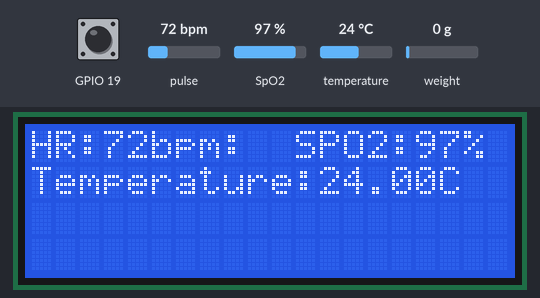
This sketch was run on a simulated ESP32. Parts: 20×4 character LCD. Inputs (shaded band) come from the test bench; at power-on: weight on the scale 0 g, temperature 24 °C, pulse 72 bpm, SpO2 97 %, GPIO 19 HIGH. WiFi joins after 1.5 s; servers stay silent unless stated; the local clock reads 2024-03-15 10:24:30 at power-on unless the sketch sets it; what the sketch prints to the serial monitor is not drawn.

Above: at 9.9 s.
10.0 s: weight on the scale set to 2 g
At 15.1 s:
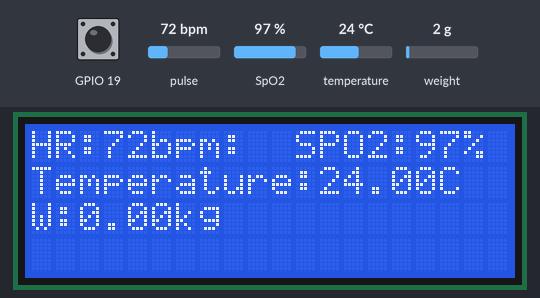
15.7 s: temperature set to 10.3 °C
At 19.8 s:
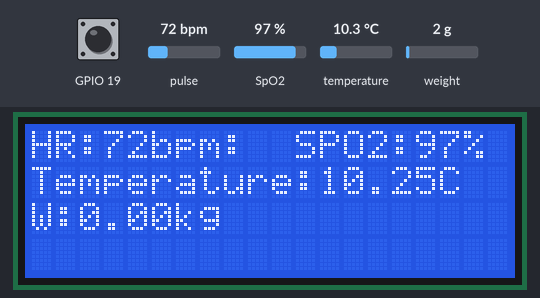
20.5 s: temperature set to 9.6 °C
At 29.1 s:
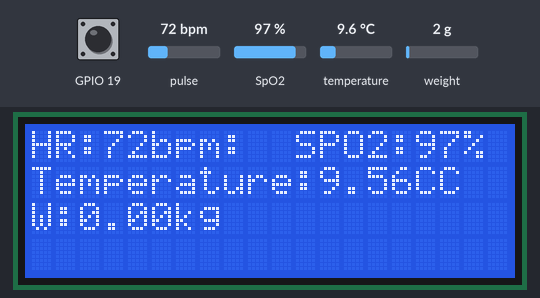
30.2 s: pulse set to 42 bpm
At 39.5 s:
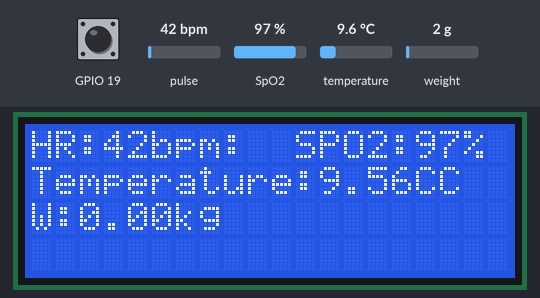
39.9 s: SpO2 set to 80 %
At 48.8 s:
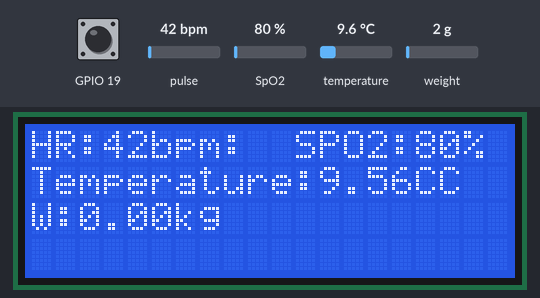
49.6 s: weight on the scale set to 100 g
At 54.5 s:
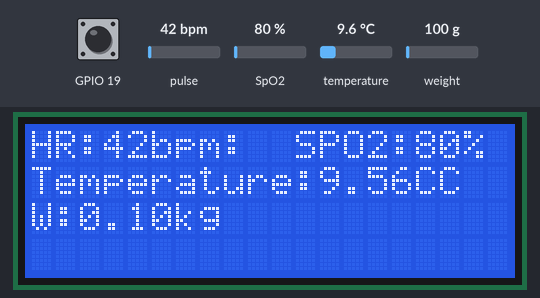
Timing chart, 0 to 55.6 s (numbered marks = the images above; inputs shaded):
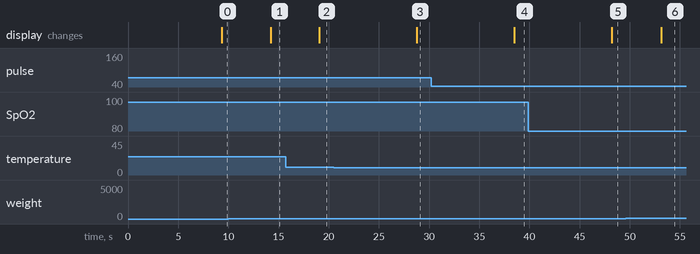

Measured:
- the behaviour switches between 0 and 1 g on weight on the scale (found by bisection; images 0 and 1)
- the behaviour switches between 10 and 9.9 °C on temperature (found by bisection; images 2 and 3)
- after the input at 10.0 s, the display: changes after 4.2 s (image 1)
- after the input at 15.7 s, the display: changes after 3.3 s (image 2)
- after the input at 20.5 s, the display: changes after 8.3 s (image 3)
- after the input at 30.2 s, the display: changes after 8.3 s (image 4)
- after the input at 39.9 s, the display: changes after 8.3 s (image 5)
- after the input at 49.6 s, the display: changes after 3.5 s (image 6)

The sketch:

IoT.ino
```cpp
#include <Arduino.h>
#include <WiFi.h>
#include <Firebase_ESP_Client.h>
#include "time.h"
// One wire and the Dallas Temperature Library
#include <OneWire.h>
#include <DallasTemperature.h>

// LoadCells and liquidCrystal display Library
#include <LiquidCrystal_I2C.h>
#include <HX711_ADC.h>
#if defined(ESP8266)|| defined(ESP32) || defined(AVR)
#include <EEPROM.h>
#endif

// set LCD address, number of columns and rows
LiquidCrystal_I2C lcd2(0x27, 20, 4);

//pins:
const int HX711_dout = 16; //mcu > HX711 dout pin
const int HX711_sck = 4; //mcu > HX711 sck pin

//HX711 constructor:
HX711_ADC LoadCell(HX711_dout, HX711_sck);

const int calVal_calVal_eepromAdress = 0;
unsigned long t = 0;

const int buttonPin = 18;
float weight_kg;
float height_m;
float m_height;
float bmi;

const int trigPin = 25;
const int echoPin = 32;

//define sound speed in cm/uS
#define SOUND_SPEED 0.034

long startTime, endTime, duration;

unsigned long previousMillis = 0;
const long interval = 1000; // 1 second interval

#include <DFRobot_MAX30102.h>

// Provide the token generation process info.
#include "addons/TokenHelper.h"
// Provide the RTDB payload printing info and other helper functions.
#include "addons/RTDBHelper.h"

// Insert your network credentials
#define WIFI_SSID ""
#define WIFI_PASSWORD ""


// Insert Firebase project API Key
#define API_KEY ""

// Insert Authorized Email and Corresponding Password
#define USER_EMAIL ""
#define USER_PASSWORD ""

// Insert RTDB URLefine the RTDB URL
#define DATABASE_URL ""

// Define Firebase objects
FirebaseData fbdo;
FirebaseAuth auth;
FirebaseConfig config;

// Variable to save USER UID
String uid;

// Database main path (to be updated in setup with the user UID)
String databasePath;
// Database child nodes
String tempPath = "/temperature";
String heartPath = "/heartRate";
String oxygenPath = "/oxygen";
String weightPath = "/weight";
String heightPath = "/height";
String bmiPath = "/bmi";
String timePath = "/timestamp";

// Parent Node (to be updated in every loop)
String parentPath;

int timestamp;
FirebaseJson json;

const char* ntpServer = "pool.ntp.org";

// Temperature sensor
// GPIO where the DS18B20 is connected to
const int oneWireBus = 26;

// Setup a oneWire instance to communicate with any OneWire devices
OneWire oneWire(oneWireBus);

// Pass our oneWire reference to Dallas Temperature sensor
DallasTemperature sensors(&oneWire);
float temperatureC;

// float HeartRate;
DFRobot_MAX30102 particleSensor;

// Timer variables (send new readings every three minutes)
unsigned long sendDataPrevMillis = 0;
unsigned long timerDelay = 5000;
// unsigned long timerDelay = 180000;
int32_t SPO2; //SPO2
int8_t SPO2Valid; //Flag to display if SPO2 calculation is valid
int32_t heartRate; //Heart-rate
int8_t heartRateValid; //Flag to display if heart-rate calculation is valid


// Initialize WiFi
void initWiFi() {
  WiFi.mode(WIFI_STA);
  WiFi.begin(WIFI_SSID, WIFI_PASSWORD);
  Serial.print("Connecting to WiFi ..");
  while (WiFi.status() != WL_CONNECTED) {
    Serial.print('.');
    delay(1000);
  }
  Serial.println(WiFi.localIP());
  Serial.println();
}

// Function that gets current epoch time
unsigned long getTime() {
  time_t now;
  struct tm timeinfo;
  if (!getLocalTime(&timeinfo)) {
    //Serial.println("Failed to obtain time");
    return(0);
  }
  time(&now);
  return now;
}
struct Button{
  const uint8_t PIN;
  bool pressed;
};

Button button1 = {19,false};

unsigned long button_time = 0;
unsigned long last_button_time = 0;

void IRAM_ATTR isr() {
  // Get smoothed value from the dataset:
  button_time = millis();
  if (button_time - last_button_time > 1000)
  {
    button1.pressed = true;
    last_button_time = button_time;
  }
}

void setup(){
  pinMode(trigPin, OUTPUT); // Sets the trigPin as an Output
  pinMode(echoPin, INPUT); // Sets the echoPin as an Input
  // pinMode(buttonPin, INPUT);
  // Set up the interrupt on the button pin
  pinMode(button1.PIN, INPUT_PULLUP);
  attachInterrupt(button1.PIN,isr, FALLING);
   // initialize LCD
  lcd2.init();
 // turn on LCD backlight
  lcd2.backlight();
  Serial.begin(57600); delay(10);
  Serial.println();
  Serial.println("Starting...");

  float calibrationValue; // calibration value
  calibrationValue = 21.69; // uncomment this if you want to set this value in the sketch
#if defined(ESP8266) || defined(ESP32)
  //EEPROM.begin(512); // uncomment this if you use ESP8266 and want to fetch this value from eeprom
#endif
  //EEPROM.get(calVal_eepromAdress, calibrationValue); // uncomment this if you want to fetch this value from eeprom

  LoadCell.begin();
  //LoadCell.setReverseOutput();
  unsigned long stabilizingtime = 2000; // tare preciscion can be improved by adding a few seconds of stabilizing time
  boolean _tare = true; //set this to false if you don't want tare to be performed in the next step
  LoadCell.start(stabilizingtime, _tare);
  if (LoadCell.getTareTimeoutFlag()) {
    Serial.println("Timeout, check MCU>HX711 wiring and pin designations");
  }
  else {
    LoadCell.setCalFactor(calibrationValue); // set calibration factor (float)
    Serial.println("Startup is complete");
  }
  while (!LoadCell.update());
  Serial.print("Calibration value: ");
  Serial.println(LoadCell.getCalFactor());
  Serial.print("HX711 measured conversion time ms: ");
  Serial.println(LoadCell.getConversionTime());
  Serial.print("HX711 measured sampling rate HZ: ");
  Serial.println(LoadCell.getSPS());
  Serial.print("HX711 measured settlingtime ms: ");
  Serial.println(LoadCell.getSettlingTime());
  Serial.println("Note that the settling time may increase significantly if you use delay() in your sketch!");
  if (LoadCell.getSPS() < 7) {
    Serial.println("!!Sampling rate is lower than specification, check MCU>HX711 wiring and pin designations");
  }
  else if (LoadCell.getSPS() > 100) {
    Serial.println("!!Sampling rate is higher than specification, check MCU>HX711 wiring and pin designations");
  }

  // Start the DS18B20 sensor
  sensors.begin();

  // Start Heart Rate Sensor

  while (!particleSensor.begin()) {
    Serial.println("MAX30102 was not found");
    delay(1000);
  }

  particleSensor.sensorConfiguration(/*ledBrightness=*/50, /*sampleAverage=*/SAMPLEAVG_2, \
                        /*ledMode=*/MODE_MULTILED, /*sampleRate=*/SAMPLERATE_200, \
                        /*pulseWidth=*/PULSEWIDTH_411, /*adcRange=*/ADCRANGE_16384);

int32_t SPO2; //SPO2
int8_t SPO2Valid; //Flag to display if SPO2 calculation is valid
int32_t heartRate; //Heart-rate
int8_t heartRateValid; //Flag to display if heart-rate calculation is valid

  initWiFi();
  Serial.print("RRSI: ");
  configTime(0, 0, ntpServer);

  // Assign the api key (required)
  config.api_key = API_KEY;

  // Assign the user sign in credentials
  auth.user.email = USER_EMAIL;
  auth.user.password = USER_PASSWORD;

  // Assign the RTDB URL (required)
  config.database_url = DATABASE_URL;

  Firebase.reconnectWiFi(true);
  fbdo.setResponseSize(4096);

  // Assign the callback function for the long running token generation task */
  config.token_status_callback = tokenStatusCallback; //see addons/TokenHelper.h

  // Assign the maximum retry of token generation
  config.max_token_generation_retry = 5;

  // Initialize the library with the Firebase authen and config
  Firebase.begin(&config, &auth);

  // Getting the user UID might take a few seconds
  Serial.println("Getting User UID");
  while ((auth.token.uid) == "") {
    Serial.print('.');
    delay(1000);
  }
  // Print user UID
  uid = auth.token.uid.c_str();
  Serial.print("User UID: ");
  Serial.println(uid);

  // Update database path
  databasePath = "/UsersData/" + uid + "/readings";
}


void loop(){

  static boolean newDataReady = 0;
  const int serialPrintInterval = 500;
    // check for new data/start next conversion:
  if (LoadCell.update()) newDataReady = true;
    // get smoothed value from the dataset:
  if (newDataReady) {
    if (millis() > t + serialPrintInterval) {
      lcd2.setCursor(0,2);
        weight_kg = LoadCell.getData() /1000;
        if(weight_kg > 0){
          lcd2.print("W:");
          lcd2.print(weight_kg);
          lcd2.print("kg");
          Serial.print("Load_cell output val: ");
          Serial.println(weight_kg);

        }

        button1.pressed = false;
      newDataReady = 0;
      t = millis();
    }
  }

  if (Serial.available() > 0) {
    char inByte = Serial.read();
    if (inByte == 't') LoadCell.tareNoDelay();
  }

  // check if last tare operation is complete:
  if (LoadCell.getTareStatus() == true) {
    Serial.println("Tare complete");
  }


  // Initialize Temperature Sensor Reading
  sensors.requestTemperatures();
  // Sensing bit rate
  Serial.println(F("Wait about four seconds"));
  particleSensor.heartrateAndOxygenSaturation(/**SPO2=*/&SPO2, /**SPO2Valid=*/&SPO2Valid, /**heartRate=*/&heartRate, /**heartRateValid=*/&heartRateValid);

  // Send new readings to database
  if (Firebase.ready() && (millis() - sendDataPrevMillis > timerDelay || sendDataPrevMillis == 0)){
    sendDataPrevMillis = millis();

    //Get current timestamp
    timestamp = getTime();
    Serial.print ("time: ");
    Serial.println (timestamp);

    parentPath= databasePath + "/" + String(timestamp);

    float temperatureC = sensors.getTempCByIndex(0);
    Serial.print(temperatureC);
    Serial.println("ºC");
    if((heartRateValid == 1 && SPO2Valid == 1)){
      //Print result
      Serial.print(F("heartRate="));
      Serial.print(heartRate, DEC);
      Serial.print(F(", heartRateValid="));
      Serial.print(heartRateValid, DEC);
      Serial.print(F("; SPO2="));
      Serial.print(SPO2, DEC);
      Serial.print(F(", SPO2Valid="));
      Serial.println(SPO2Valid, DEC);
      lcd2.setCursor(0,0);
      lcd2.print("HR:");
      lcd2.print(heartRate);
      lcd2.print("bpm:");
      lcd2.setCursor(11,0);
      lcd2.print("SPO2:");
      lcd2.print(SPO2);
      lcd2.print("%");
      lcd2.setCursor(0,1);
      lcd2.print("Temperature:");
      lcd2.print(temperatureC);
      lcd2.print("C");

      json.set(tempPath.c_str(), String(temperatureC));
      json.set(heartPath.c_str(), String(heartRate));
      json.set(oxygenPath.c_str(), String(SPO2));
      float weight = 0;
      float height = 0;
      json.set(weightPath.c_str(), String(weight));
      json.set(heightPath.c_str(), String(height));

      json.set(timePath, String(timestamp));
      Serial.printf("Set json... %s\n", Firebase.RTDB.setJSON(&fbdo, parentPath.c_str(), &json) ? "ok" : fbdo.errorReason().c_str());

    }

  }

  if (button1.pressed){
    Serial.print("Button is pressed");
    m_height = height(); // Height in meters
    lcd2.setCursor(11,2);
    lcd2.print("H:");
    lcd2.print(m_height);
    lcd2.print("m");
    bmi = weight_kg / (m_height * m_height);
    lcd2.setCursor(0,3);
    lcd2.print("BMI:");
    lcd2.print(bmi);
    lcd2.print("kg/m2");
    json.set(weightPath.c_str(), String(weight_kg));
    json.set(heightPath.c_str(), String(m_height));
    json.set(bmiPath.c_str(), String(bmi));
    json.set(timePath, String(timestamp));
    if((heartRateValid == 1 && SPO2Valid == 1)){
      json.set(tempPath.c_str(), String(temperatureC));
      json.set(heartPath.c_str(), String(heartRate));
      json.set(oxygenPath.c_str(), String(SPO2));
    }
    else{
      json.set(tempPath.c_str(), String(0));
      json.set(heartPath.c_str(), String(0));
      json.set(oxygenPath.c_str(), String(0));
    }
    Serial.printf("Set json... %s\n", Firebase.RTDB.setJSON(&fbdo, parentPath.c_str(), &json) ? "ok" : fbdo.errorReason().c_str());
  }
}


float height() {
  unsigned long currentMillis = millis();
  if (currentMillis - previousMillis >= interval) {
    previousMillis = currentMillis;

    // Clears the trigPin
    digitalWrite(trigPin, LOW);

    // Sets the trigPin on HIGH state for 10 micro seconds
    digitalWrite(trigPin, HIGH);
    startTime = micros();
    while (micros() - startTime < 10) {
      // Wait for 10 microseconds
    }
    digitalWrite(trigPin, LOW);

    // Reads the echoPin, returns the sound wave travel time in microseconds
    while (digitalRead(echoPin) == LOW) {
      startTime = micros();
    }

    while (digitalRead(echoPin) == HIGH) {
      endTime = micros();
    }

    duration = endTime - startTime;

    // Calculate the distance
    height_m = (duration * SOUND_SPEED / 2)/100;
  }
  return 2 - height_m;
}
```
